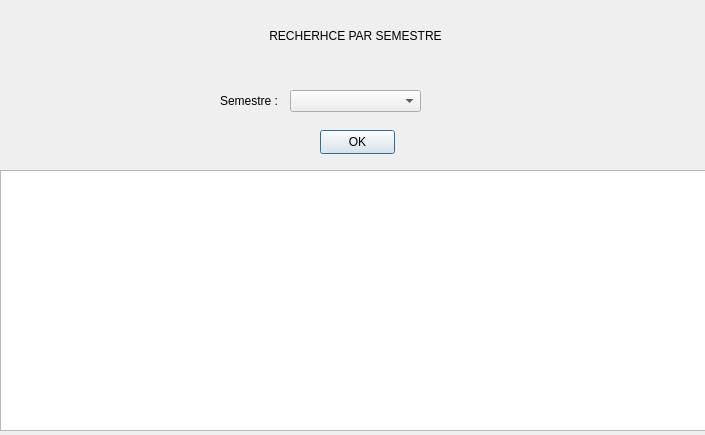
<?xml version="1.0" encoding="UTF-8"?>
<ui version="4.0">
 <class>Dialog</class>
 <widget class="QDialog" name="Dialog">
  <property name="geometry">
   <rect>
    <x>0</x>
    <y>0</y>
    <width>705</width>
    <height>435</height>
   </rect>
  </property>
  <property name="windowTitle">
   <string>Dialog</string>
  </property>
  <property name="styleSheet">
   <string notr="true">QProgressBar:horizontal {
    border: 1px solid #3A3939;
    text-align: center;
    padding: 1px;
    background: #201F1F;
}
QProgressBar::chunk:horizontal {
    background-color: qlineargradient(spread:reflect, x1:1, y1:0.545, x2:1, y2:0, stop:0 rgba(28, 66, 111, 255), stop:1 rgba(37, 87, 146, 255));
}

QToolTip
{
    border: 1px solid #3A3939;
    background-color: rgb(90, 102, 117);;
    color: white;
    padding: 1px;
    opacity: 200;
}

QWidget
{
    color: silver;
    background-color: #302F2F;
    selection-background-color:#3d8ec9;
    selection-color: black;
    background-clip: border;
    border-image: none;
    outline: 0;
}

QWidget:item:hover
{
    background-color: #78879b;
    color: black;
}

QWidget:item:selected
{
    background-color: #3d8ec9;
}

QCheckBox
{
    spacing: 5px;
    outline: none;
    color: #bbb;
    margin-bottom: 2px;
}

QCheckBox:disabled
{
    color: #777777;
}
QCheckBox::indicator,
QGroupBox::indicator
{
    width: 18px;
    height: 18px;
}
QGroupBox::indicator
{
    margin-left: 2px;
}

QCheckBox::indicator:unchecked,
QCheckBox::indicator:unchecked:hover,
QGroupBox::indicator:unchecked,
QGroupBox::indicator:unchecked:hover
{
    image: url(:/dark_blue/img/checkbox_unchecked.png);
}

QCheckBox::indicator:unchecked:focus,
QCheckBox::indicator:unchecked:pressed,
QGroupBox::indicator:unchecked:focus,
QGroupBox::indicator:unchecked:pressed
{
  border: none;
    image: url(:/dark_blue/img/checkbox_unchecked_focus.png);
}

QCheckBox::indicator:checked,
QCheckBox::indicator:checked:hover,
QGroupBox::indicator:checked,
QGroupBox::indicator:checked:hover
{
    image: url(:/dark_blue/img/checkbox_checked.png);
}

QCheckBox::indicator:checked:focus,
QCheckBox::indicator:checked:pressed,
QGroupBox::indicator:checked:focus,
QGroupBox::indicator:checked:pressed
{
  border: none;
    image: url(:/dark_blue/img/checkbox_checked_focus.png);
}

QCheckBox::indicator:indeterminate,
QCheckBox::indicator:indeterminate:hover,
QCheckBox::indicator:indeterminate:pressed
QGroupBox::indicator:indeterminate,
QGroupBox::indicator:indeterminate:hover,
QGroupBox::indicator:indeterminate:pressed
{
    image: url(:/dark_blue/img/checkbox_indeterminate.png);
}

QCheckBox::indicator:indeterminate:focus,
QGroupBox::indicator:indeterminate:focus
{
    image: url(:/dark_blue/img/checkbox_indeterminate_focus.png);
}

QCheckBox::indicator:checked:disabled,
QGroupBox::indicator:checked:disabled
{
    image: url(:/dark_blue/img/checkbox_checked_disabled.png);
}

QCheckBox::indicator:unchecked:disabled,
QGroupBox::indicator:unchecked:disabled
{
    image: url(:/dark_blue/img/checkbox_unchecked_disabled.png);
}

QRadioButton
{
    spacing: 5px;
    outline: none;
    color: #bbb;
    margin-bottom: 2px;
}

QRadioButton:disabled
{
    color: #777777;
}
QRadioButton::indicator
{
    width: 21px;
    height: 21px;
}

QRadioButton::indicator:unchecked,
QRadioButton::indicator:unchecked:hover
{
    image: url(:/dark_blue/img/radio_unchecked.png);
}

QRadioButton::indicator:unchecked:focus,
QRadioButton::indicator:unchecked:pressed
{
  border: none;
  outline: none;
    image: url(:/dark_blue/img/radio_unchecked_focus.png);
}

QRadioButton::indicator:checked,
QRadioButton::indicator:checked:hover
{
  border: none;
  outline: none;
    image: url(:/dark_blue/img/radio_checked.png);
}

QRadioButton::indicator:checked:focus,
QRadioButton::indicato::menu-arrowr:checked:pressed
{
  border: none;
  outline: none;
    image: url(:/dark_blue/img/radio_checked_focus.png);
}

QRadioButton::indicator:indeterminate,
QRadioButton::indicator:indeterminate:hover,
QRadioButton::indicator:indeterminate:pressed
{
        image: url(:/dark_blue/img/radio_indeterminate.png);
}

QRadioButton::indicator:checked:disabled
{
  outline: none;
  image: url(:/dark_blue/img/radio_checked_disabled.png);
}

QRadioButton::indicator:unchecked:disabled
{
    image: url(:/dark_blue/img/radio_unchecked_disabled.png);
}


QMenuBar
{
    background-color: #302F2F;
    color: silver;
}

QMenuBar::item
{
    background: transparent;
}

QMenuBar::item:selected
{
    background: transparent;
    border: 1px solid #3A3939;
}

QMenuBar::item:pressed
{
    border: 1px solid #3A3939;
    background-color: #3d8ec9;
    color: black;
    margin-bottom:-1px;
    padding-bottom:1px;
}

QMenu
{
    border: 1px solid #3A3939;
    color: silver;
    margin: 1px;
}

QMenu::icon
{
    margin: 1px;
}

QMenu::item
{
    padding: 2px 2px 2px 25px;
    margin-left: 5px;
    border: 1px solid transparent; /* reserve space for selection border */
}

QMenu::item:selected
{
    color: black;
}

QMenu::separator {
    height: 2px;
    background: lightblue;
    margin-left: 10px;
    margin-right: 5px;
}

QMenu::indicator {
    width: 16px;
    height: 16px;
}

/* non-exclusive indicator = check box style indicator
   (see QActionGroup::setExclusive) */
QMenu::indicator:non-exclusive:unchecked {
    image: url(:/dark_blue/img/checkbox_unchecked.png);
}

QMenu::indicator:non-exclusive:unchecked:selected {
    image: url(:/dark_blue/img/checkbox_unchecked_disabled.png);
}

QMenu::indicator:non-exclusive:checked {
    image: url(:/dark_blue/img/checkbox_checked.png);
}

QMenu::indicator:non-exclusive:checked:selected {
    image: url(:/dark_blue/img/checkbox_checked_disabled.png);
}

/* exclusive indicator = radio button style indicator (see QActionGroup::setExclusive) */
QMenu::indicator:exclusive:unchecked {
    image: url(:/dark_blue/img/radio_unchecked.png);
}

QMenu::indicator:exclusive:unchecked:selected {
    image: url(:/dark_blue/img/radio_unchecked_disabled.png);
}

QMenu::indicator:exclusive:checked {
    image: url(:/dark_blue/img/radio_checked.png);
}

QMenu::indicator:exclusive:checked:selected {
    image: url(:/dark_blue/img/radio_checked_disabled.png);
}

QMenu::right-arrow {
    margin: 5px;
    image: url(:/dark_blue/img/right_arrow.png)
}


QWidget:disabled
{
    color: #808080;
    background-color: #302F2F;
}

QAbstractItemView
{
    alternate-background-color: #3A3939;
    color: silver;
    border: 1px solid 3A3939;
    border-radius: 2px;
    padding: 1px;
}

QWidget:focus, QMenuBar:focus
{
    border: 1px solid #78879b;
}

QTabWidget:focus, QCheckBox:focus, QRadioButton:focus, QSlider:focus
{
    border: none;
}

QLineEdit
{
    background-color: #201F1F;
    padding: 2px;
    border-style: solid;
    border: 1px solid #3A3939;
    border-radius: 2px;
    color: silver;
}

QGroupBox {
    border:1px solid #3A3939;
    border-radius: 2px;
    margin-top: 20px;
    background-color: #302F2F;
    color: silver;
}

QGroupBox::title {
    subcontrol-origin: margin;
    subcontrol-position: top center;
    padding-left: 10px;
    padding-right: 10px;
    padding-top: 10px;
}

QAbstractScrollArea
{
    border-radius: 2px;
    border: 1px solid #3A3939;
    background-color: transparent;
}

QScrollBar:horizontal
{
    height: 15px;
    margin: 3px 15px 3px 15px;
    border: 1px transparent #2A2929;
    border-radius: 4px;
    background-color: #2A2929;
}

QScrollBar::handle:horizontal
{
    background-color: #605F5F;
    min-width: 5px;
    border-radius: 4px;
}

QScrollBar::add-line:horizontal
{
    margin: 0px 3px 0px 3px;
    border-image: url(:/dark_blue/img/right_arrow_disabled.png);
    width: 10px;
    height: 10px;
    subcontrol-position: right;
    subcontrol-origin: margin;
}

QScrollBar::sub-line:horizontal
{
    margin: 0px 3px 0px 3px;
    border-image: url(:/dark_blue/img/left_arrow_disabled.png);
    height: 10px;
    width: 10px;
    subcontrol-position: left;
    subcontrol-origin: margin;
}

QScrollBar::add-line:horizontal:hover,QScrollBar::add-line:horizontal:on
{
    border-image: url(:/dark_blue/img/right_arrow.png);
    height: 10px;
    width: 10px;
    subcontrol-position: right;
    subcontrol-origin: margin;
}


QScrollBar::sub-line:horizontal:hover, QScrollBar::sub-line:horizontal:on
{
    border-image: url(:/dark_blue/img/left_arrow.png);
    height: 10px;
    width: 10px;
    subcontrol-position: left;
    subcontrol-origin: margin;
}

QScrollBar::up-arrow:horizontal, QScrollBar::down-arrow:horizontal
{
    background: none;
}


QScrollBar::add-page:horizontal, QScrollBar::sub-page:horizontal
{
    background: none;
}

QScrollBar:vertical
{
    background-color: #2A2929;
    width: 15px;
    margin: 15px 3px 15px 3px;
    border: 1px transparent #2A2929;
    border-radius: 4px;
}

QScrollBar::handle:vertical
{
    background-color: #605F5F;
    min-height: 5px;
    border-radius: 4px;
}

QScrollBar::sub-line:vertical
{
    margin: 3px 0px 3px 0px;
    border-image: url(:/dark_blue/img/up_arrow_disabled.png);
    height: 10px;
    width: 10px;
    subcontrol-position: top;
    subcontrol-origin: margin;
}

QScrollBar::add-line:vertical
{
    margin: 3px 0px 3px 0px;
    border-image: url(:/dark_blue/img/down_arrow_disabled.png);
    height: 10px;
    width: 10px;
    subcontrol-position: bottom;
    subcontrol-origin: margin;
}

QScrollBar::sub-line:vertical:hover,QScrollBar::sub-line:vertical:on
{

    border-image: url(:/dark_blue/img/up_arrow.png);
    height: 10px;
    width: 10px;
    subcontrol-position: top;
    subcontrol-origin: margin;
}


QScrollBar::add-line:vertical:hover, QScrollBar::add-line:vertical:on
{
    border-image: url(:/dark_blue/img/down_arrow.png);
    height: 10px;
    width: 10px;
    subcontrol-position: bottom;
    subcontrol-origin: margin;
}

QScrollBar::up-arrow:vertical, QScrollBar::down-arrow:vertical
{
    background: none;
}


QScrollBar::add-page:vertical, QScrollBar::sub-page:vertical
{
    background: none;
}

QTextEdit
{
    background-color: #201F1F;
    color: silver;
    border: 1px solid #3A3939;
}

QPlainTextEdit
{
    background-color: #201F1F;;
    color: silver;
    border-radius: 2px;
    border: 1px solid #3A3939;
}

QHeaderView::section
{
    background-color: #3A3939;
    color: silver;
    padding-left: 4px;
    border: 1px solid #6c6c6c;
}

QSizeGrip {
    image: url(:/dark_blue/img/sizegrip.png);
    width: 12px;
    height: 12px;
}

QMainWindow
{
    background-color: #302F2F;

}

QMainWindow::separator
{
    background-color: #302F2F;
    color: white;
    padding-left: 4px;
    spacing: 2px;
    border: 1px dashed #3A3939;
}

QMainWindow::separator:hover
{

    background-color: #787876;
    color: white;
    padding-left: 4px;
    border: 1px solid #3A3939;
    spacing: 2px;
}


QMenu::separator
{
    height: 1px;
    background-color: #3A3939;
    color: white;
    padding-left: 4px;
    margin-left: 10px;
    margin-right: 5px;
}


QFrame
{
    border-radius: 2px;
    border: 1px solid #444;
}

QFrame[frameShape=&quot;0&quot;]
{
    border-radius: 2px;
    border: 1px transparent #444;
}

QStackedWidget
{
    background-color: #302F2F;
    border: 1px transparent black;
}

QToolBar {
    border: 1px transparent #393838;
    background: 1px solid #302F2F;
    font-weight: bold;
}

QToolBar::handle:horizontal {
    image: url(:/dark_blue/img/Hmovetoolbar.png);
}
QToolBar::handle:vertical {
    image: url(:/dark_blue/img/Vmovetoolbar.png);
}
QToolBar::separator:horizontal {
    image: url(:/dark_blue/img/Hsepartoolbar.png);
}
QToolBar::separator:vertical {
    image: url(:/dark_blue/img/Vsepartoolbars.png);
}

QPushButton
{
    color: silver;
    background-color: #302F2F;
    border-width: 2px;
    border-color: #4A4949;
    border-style: solid;
    padding-top: 2px;
    padding-bottom: 2px;
    padding-left: 10px;
    padding-right: 10px;
    border-radius: 4px;
    /* outline: none; */
    /* min-width: 40px; */
}

QPushButton:disabled
{
    background-color: #302F2F;
    border-width: 2px;
    border-color: #3A3939;
    border-style: solid;
    padding-top: 2px;
    padding-bottom: 2px;
    padding-left: 10px;
    padding-right: 10px;
    /*border-radius: 2px;*/
    color: #808080;
}

QPushButton:focus {
    background-color: #3d8ec9;
    color: white;
}

QComboBox
{
    selection-background-color: #3d8ec9;
    background-color: #201F1F;
    border-style: solid;
    border: 1px solid #3A3939;
    border-radius: 2px;
    padding: 2px;
    min-width: 75px;
}

QPushButton:checked{
    background-color: #4A4949;
    border-color: #6A6969;
}

QPushButton:hover {
    border: 2px solid #78879b;
    color: silver;
}

QComboBox:hover, QAbstractSpinBox:hover,QLineEdit:hover,QTextEdit:hover,QPlainTextEdit:hover,QAbstractView:hover,QTreeView:hover
{
    border: 1px solid #78879b;
    color: silver;
}

QComboBox:on
{
    background-color: #626873;
    padding-top: 3px;
    padding-left: 4px;
    selection-background-color: #4a4a4a;
}

QComboBox QAbstractItemView
{
    background-color: #201F1F;
    border-radius: 2px;
    border: 1px solid #444;
    selection-background-color: #3d8ec9;
    color: silver;
}

QComboBox::drop-down
{
    subcontrol-origin: padding;
    subcontrol-position: top right;
    width: 15px;

    border-left-width: 0px;
    border-left-color: darkgray;
    border-left-style: solid;
    border-top-right-radius: 3px;
    border-bottom-right-radius: 3px;
}

QComboBox::down-arrow
{
    image: url(:/dark_blue/img/down_arrow_disabled.png);
}

QComboBox::down-arrow:on, QComboBox::down-arrow:hover,
QComboBox::down-arrow:focus
{
    image: url(:/dark_blue/img/down_arrow.png);
}

QPushButton:pressed
{
    background-color: #484846;
}

QAbstractSpinBox {
    padding-top: 2px;
    padding-bottom: 2px;
    border: 1px solid #3A3939;
    background-color: #201F1F;
    color: silver;
    border-radius: 2px;
    min-width: 75px;
}

QAbstractSpinBox:up-button
{
    background-color: transparent;
    subcontrol-origin: border;
    subcontrol-position: top right;
}

QAbstractSpinBox:down-button
{
    background-color: transparent;
    subcontrol-origin: border;
    subcontrol-position: bottom right;
}

QAbstractSpinBox::up-arrow,QAbstractSpinBox::up-arrow:disabled,QAbstractSpinBox::up-arrow:off {
    image: url(:/dark_blue/img/up_arrow_disabled.png);
    width: 10px;
    height: 10px;
}
QAbstractSpinBox::up-arrow:hover
{
    image: url(:/dark_blue/img/up_arrow.png);
}


QAbstractSpinBox::down-arrow,QAbstractSpinBox::down-arrow:disabled,QAbstractSpinBox::down-arrow:off
{
    image: url(:/dark_blue/img/down_arrow_disabled.png);
    width: 10px;
    height: 10px;
}
QAbstractSpinBox::down-arrow:hover
{
    image: url(:/dark_blue/img/down_arrow.png);
}


QLabel
{
    border: 0px solid black;
}

QTabWidget{
    border: 1px transparent black;
}

QTabWidget::pane {
    border: 1px solid #444;
    border-radius: 3px;
    padding: 3px;
}

QTabBar
{
    qproperty-drawBase: 0;
    left: 5px; /* move to the right by 5px */
}

QTabBar:focus
{
    border: 0px transparent black;
}

QTabBar::close-button  {
    image: url(:/dark_blue/img/close.png);
    background: transparent;
}

QTabBar::close-button:hover
{
    image: url(:/dark_blue/img/close-hover.png);
    background: transparent;
}

QTabBar::close-button:pressed {
    image: url(:/dark_blue/img/close-pressed.png);
    background: transparent;
}

/* TOP TABS */
QTabBar::tab:top {
    color: #b1b1b1;
    border: 1px solid #4A4949;
    border-bottom: 1px transparent black;
    background-color: #302F2F;
    padding: 5px;
    border-top-left-radius: 2px;
    border-top-right-radius: 2px;
}

QTabBar::tab:top:!selected
{
    color: #b1b1b1;
    background-color: #201F1F;
    border: 1px transparent #4A4949;
    border-bottom: 1px transparent #4A4949;
    border-top-left-radius: 0px;
    border-top-right-radius: 0px;
}

QTabBar::tab:top:!selected:hover {
    background-color: #48576b;
}

/* BOTTOM TABS */
QTabBar::tab:bottom {
    color: #b1b1b1;
    border: 1px solid #4A4949;
    border-top: 1px transparent black;
    background-color: #302F2F;
    padding: 5px;
    border-bottom-left-radius: 2px;
    border-bottom-right-radius: 2px;
}

QTabBar::tab:bottom:!selected
{
    color: #b1b1b1;
    background-color: #201F1F;
    border: 1px transparent #4A4949;
    border-top: 1px transparent #4A4949;
    border-bottom-left-radius: 0px;
    border-bottom-right-radius: 0px;
}

QTabBar::tab:bottom:!selected:hover {
    background-color: #78879b;
}

/* LEFT TABS */
QTabBar::tab:left {
    color: #b1b1b1;
    border: 1px solid #4A4949;
    border-left: 1px transparent black;
    background-color: #302F2F;
    padding: 5px;
    border-top-right-radius: 2px;
    border-bottom-right-radius: 2px;
}

QTabBar::tab:left:!selected
{
    color: #b1b1b1;
    background-color: #201F1F;
    border: 1px transparent #4A4949;
    border-right: 1px transparent #4A4949;
    border-top-right-radius: 0px;
    border-bottom-right-radius: 0px;
}

QTabBar::tab:left:!selected:hover {
    background-color: #48576b;
}


/* RIGHT TABS */
QTabBar::tab:right {
    color: #b1b1b1;
    border: 1px solid #4A4949;
    border-right: 1px transparent black;
    background-color: #302F2F;
    padding: 5px;
    border-top-left-radius: 2px;
    border-bottom-left-radius: 2px;
}

QTabBar::tab:right:!selected
{
    color: #b1b1b1;
    background-color: #201F1F;
    border: 1px transparent #4A4949;
    border-right: 1px transparent #4A4949;
    border-top-left-radius: 0px;
    border-bottom-left-radius: 0px;
}

QTabBar::tab:right:!selected:hover {
    background-color: #48576b;
}

QTabBar QToolButton::right-arrow:enabled {
     image: url(:/dark_blue/img/right_arrow.png);
 }

 QTabBar QToolButton::left-arrow:enabled {
     image: url(:/dark_blue/img/left_arrow.png);
 }

QTabBar QToolButton::right-arrow:disabled {
     image: url(:/dark_blue/img/right_arrow_disabled.png);
 }

 QTabBar QToolButton::left-arrow:disabled {
     image: url(:/dark_blue/img/left_arrow_disabled.png);
 }


QDockWidget {
    border: 1px solid #403F3F;
    titlebar-close-icon: url(:/dark_blue/img/close.png);
    titlebar-normal-icon: url(:/dark_blue/img/undock.png);
}

QDockWidget::close-button, QDockWidget::float-button {
    border: 1px solid transparent;
    border-radius: 2px;
    background: transparent;
}

QDockWidget::close-button:hover, QDockWidget::float-button:hover {
    background: rgba(255, 255, 255, 10);
}

QDockWidget::close-button:pressed, QDockWidget::float-button:pressed {
    padding: 1px -1px -1px 1px;
    background: rgba(255, 255, 255, 10);
}

QTreeView, QListView, QTextBrowser, AtLineEdit, AtLineEdit::hover {
    border: 1px solid #444;
    background-color: silver;
    border-radius: 3px;
    margin-left: 3px;
    color: black;
}

QTreeView:branch:selected, QTreeView:branch:hover {
    background: url(:/dark_blue/img/transparent.png);
}

QTreeView::branch:has-siblings:!adjoins-item {
    border-image: url(:/dark_blue/img/transparent.png);
}

QTreeView::branch:has-siblings:adjoins-item {
    border-image: url(:/dark_blue/img/transparent.png);
}

QTreeView::branch:!has-children:!has-siblings:adjoins-item {
    border-image: url(:/dark_blue/img/transparent.png);
}

QTreeView::branch:has-children:!has-siblings:closed,
QTreeView::branch:closed:has-children:has-siblings {
    image: url(:/dark_blue/img/branch_closed.png);
}

QTreeView::branch:open:has-children:!has-siblings,
QTreeView::branch:open:has-children:has-siblings  {
    image: url(:/dark_blue/img/branch_open.png);
}

QTreeView::branch:has-children:!has-siblings:closed:hover,
QTreeView::branch:closed:has-children:has-siblings:hover {
    image: url(:/dark_blue/img/branch_closed-on.png);
    }

QTreeView::branch:open:has-children:!has-siblings:hover,
QTreeView::branch:open:has-children:has-siblings:hover  {
    image: url(:/dark_blue/img/branch_open-on.png);
    }

QListView::item:!selected:hover, QListView::item:!selected:hover, QTreeView::item:!selected:hover  {
    background: rgba(0, 0, 0, 0);
    outline: 0;
    color: #FFFFFF
}

QListView::item:selected:hover, QListView::item:selected:hover, QTreeView::item:selected:hover  {
    background: #3d8ec9;
    color: #FFFFFF;
}

QSlider::groove:horizontal {
    border: 1px solid #3A3939;
    height: 8px;
    background: #201F1F;
    margin: 2px 0;
    border-radius: 2px;
}

QSlider::handle:horizontal {
    background: QLinearGradient( x1: 0, y1: 0, x2: 0, y2: 1,
      stop: 0.0 silver, stop: 0.2 #a8a8a8, stop: 1 #727272);
    border: 1px solid #3A3939;
    width: 14px;
    height: 14px;
    margin: -4px 0;
    border-radius: 2px;
}

QSlider::groove:vertical {
    border: 1px solid #3A3939;
    width: 8px;
    background: #201F1F;
    margin: 0 0px;
    border-radius: 2px;
}

QSlider::handle:vertical {
    background: QLinearGradient( x1: 0, y1: 0, x2: 0, y2: 1, stop: 0.0 silver,
    stop: 0.2 #a8a8a8, stop: 1 #727272);
    border: 1px solid #3A3939;
    width: 14px;
    height: 14px;
    margin: 0 -4px;
    border-radius: 2px;
}

QToolButton {
    /*  background-color: transparent; */
    border: 2px transparent #4A4949;
    border-radius: 4px;
    background-color: dimgray;
    margin: 2px;
    padding: 2px;
}

QToolButton[popupMode=&quot;1&quot;] { /* only for MenuButtonPopup */
 padding-right: 20px; /* make way for the popup button */
 border: 2px transparent #4A4949;
 border-radius: 4px;
}

QToolButton[popupMode=&quot;2&quot;] { /* only for InstantPopup */
 padding-right: 10px; /* make way for the popup button */
 border: 2px transparent #4A4949;
}


QToolButton:hover, QToolButton::menu-button:hover {
    border: 2px solid #78879b;
}

QToolButton:checked, QToolButton:pressed,
    QToolButton::menu-button:pressed {
    background-color: #4A4949;
    border: 2px solid #78879b;
}

/* the subcontrol below is used only in the InstantPopup or DelayedPopup mode */
QToolButton::menu-indicator {
    image: url(:/dark_blue/img/down_arrow.png);
    top: -7px; left: -2px; /* shift it a bit */
}

/* the subcontrols below are used only in the MenuButtonPopup mode */
QToolButton::menu-button {
    border: 1px transparent #4A4949;
    border-top-right-radius: 6px;
    border-bottom-right-radius: 6px;
    /* 16px width + 4px for border = 20px allocated above */
    width: 16px;
    outline: none;
}

QToolButton::menu-arrow {
    image: url(:/dark_blue/img/down_arrow.png);
}

QToolButton::menu-arrow:open {
    top: 1px; left: 1px; /* shift it a bit */
    border: 1px solid #3A3939;
}

QPushButton::menu-indicator  {
    subcontrol-origin: padding;
    subcontrol-position: bottom right;
    left: 4px;
}

QTableView
{
    border: 1px solid #444;
    gridline-color: #6c6c6c;
    background-color: #201F1F;
}


QTableView, QHeaderView
{
    border-radius: 0px;
}

QTableView::item:pressed, QListView::item:pressed, QTreeView::item:pressed  {
    background: #78879b;
    color: #FFFFFF;
}

QTableView::item:selected:active, QTreeView::item:selected:active, QListView::item:selected:active  {
    background: #3d8ec9;
    color: #FFFFFF;
}


QHeaderView
{
    border: 1px transparent;
    border-radius: 2px;
    margin: 0px;
    padding: 0px;
}

QHeaderView::section  {
    background-color: #3A3939;
    color: silver;
    padding: 4px;
    border: 1px solid #6c6c6c;
    border-radius: 0px;
    text-align: center;
}

QHeaderView::section::vertical::first, QHeaderView::section::vertical::only-one
{
    border-top: 1px solid #6c6c6c;
}

QHeaderView::section::vertical
{
    border-top: transparent;
}

QHeaderView::section::horizontal::first, QHeaderView::section::horizontal::only-one
{
    border-left: 1px solid #6c6c6c;
}

QHeaderView::section::horizontal
{
    border-left: transparent;
}


QHeaderView::section:checked
 {
    color: white;
    background-color: #5A5959;
 }

 /* style the sort indicator */
QHeaderView::down-arrow {
    image: url(:/dark_blue/img/down_arrow.png);
}

QHeaderView::up-arrow {
    image: url(:/dark_blue/img/up_arrow.png);
}


QTableCornerButton::section {
    background-color: #3A3939;
    border: 1px solid #3A3939;
    border-radius: 2px;
}

QToolBox  {
    padding: 3px;
    border: 1px transparent black;
}

QToolBox::tab {
    color: #b1b1b1;
    background-color: #302F2F;
    border: 1px solid #4A4949;
    border-bottom: 1px transparent #302F2F;
    border-top-left-radius: 5px;
    border-top-right-radius: 5px;
}

 QToolBox::tab:selected { /* italicize selected tabs */
    font: italic;
    background-color: #302F2F;
    border-color: #3d8ec9;
 }

QStatusBar::item {
    border: 1px solid #3A3939;
    border-radius: 2px;
 }


QFrame[height=&quot;3&quot;], QFrame[width=&quot;3&quot;] {
    background-color: #AAA;
}


QSplitter::handle {
    border: 1px dashed #3A3939;
}

QSplitter::handle:hover {
    background-color: #787876;
    border: 1px solid #3A3939;
}

QSplitter::handle:horizontal {
    width: 1px;
}

QSplitter::handle:vertical {
    height: 1px;
}

QListWidget {
    background-color: silver;
    border-radius: 5px;
    margin-left: 5px;
}

QListWidget::item {
    color: black;
}

QMessageBox {
    messagebox-critical-icon	: url(:/dark_blue/img/critical.png);
    messagebox-information-icon	: url(:/dark_blue/img/information.png);
    messagebox-question-icon	: url(:/dark_blue/img/question.png);
    messagebox-warning-icon:    : url(:/dark_blue/img/warning.png);
}

ColorButton::enabled {
    border-radius: 0px;
    border: 1px solid #444444;
}

ColorButton::disabled {
    border-radius: 0px;
    border: 1px solid #AAAAAA;
}</string>
  </property>
  <widget class="QTableView" name="tableView">
   <property name="geometry">
    <rect>
     <x>0</x>
     <y>170</y>
     <width>711</width>
     <height>261</height>
    </rect>
   </property>
  </widget>
  <widget class="QPushButton" name="pushButton">
   <property name="geometry">
    <rect>
     <x>320</x>
     <y>130</y>
     <width>75</width>
     <height>24</height>
    </rect>
   </property>
   <property name="text">
    <string>OK</string>
   </property>
  </widget>
  <widget class="QLabel" name="label">
   <property name="geometry">
    <rect>
     <x>250</x>
     <y>20</y>
     <width>211</width>
     <height>31</height>
    </rect>
   </property>
   <property name="text">
    <string>RECHERHCE PAR SEMESTRE</string>
   </property>
   <property name="alignment">
    <set>Qt::AlignCenter</set>
   </property>
  </widget>
  <widget class="QLabel" name="label_2">
   <property name="geometry">
    <rect>
     <x>220</x>
     <y>90</y>
     <width>71</width>
     <height>21</height>
    </rect>
   </property>
   <property name="text">
    <string>Semestre :</string>
   </property>
  </widget>
  <widget class="QComboBox" name="comboBox">
   <property name="geometry">
    <rect>
     <x>290</x>
     <y>90</y>
     <width>131</width>
     <height>22</height>
    </rect>
   </property>
   <property name="placeholderText">
    <string>Choisir..</string>
   </property>
   <item>
    <property name="text">
     <string>Semestre 1</string>
    </property>
   </item>
   <item>
    <property name="text">
     <string>Semestre 2</string>
    </property>
   </item>
  </widget>
 </widget>
 <resources/>
 <connections/>
</ui>
